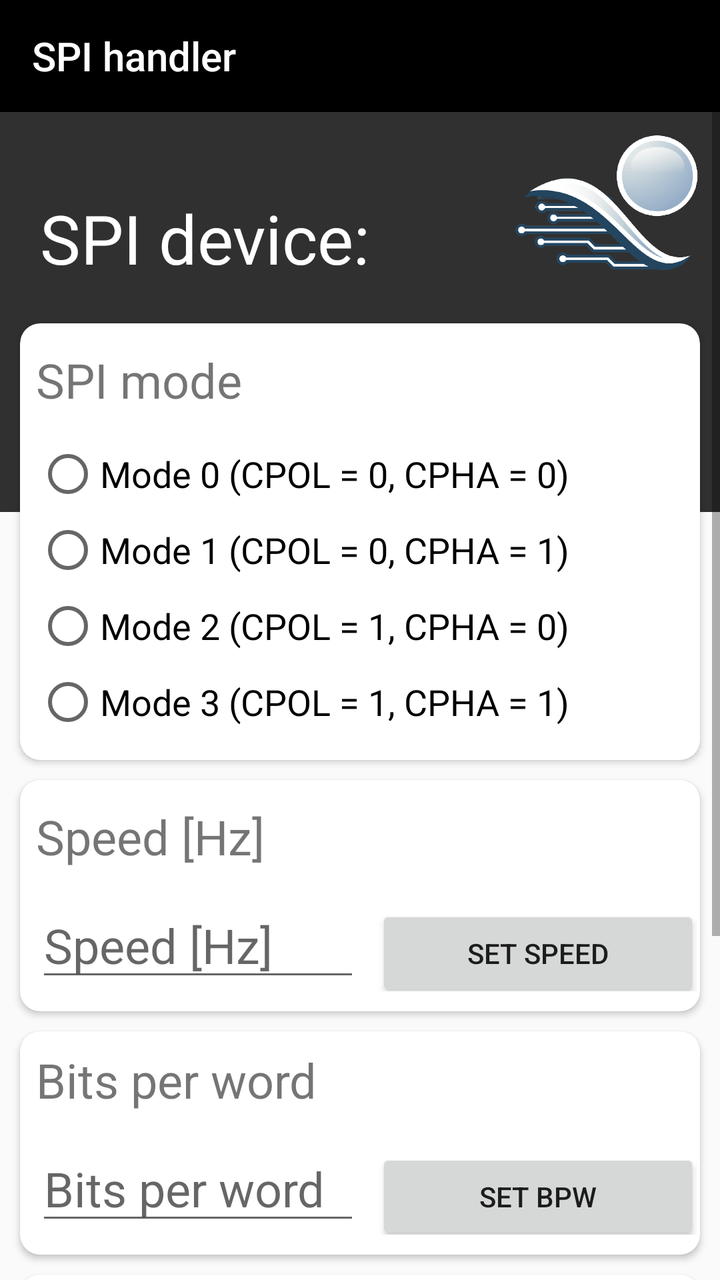
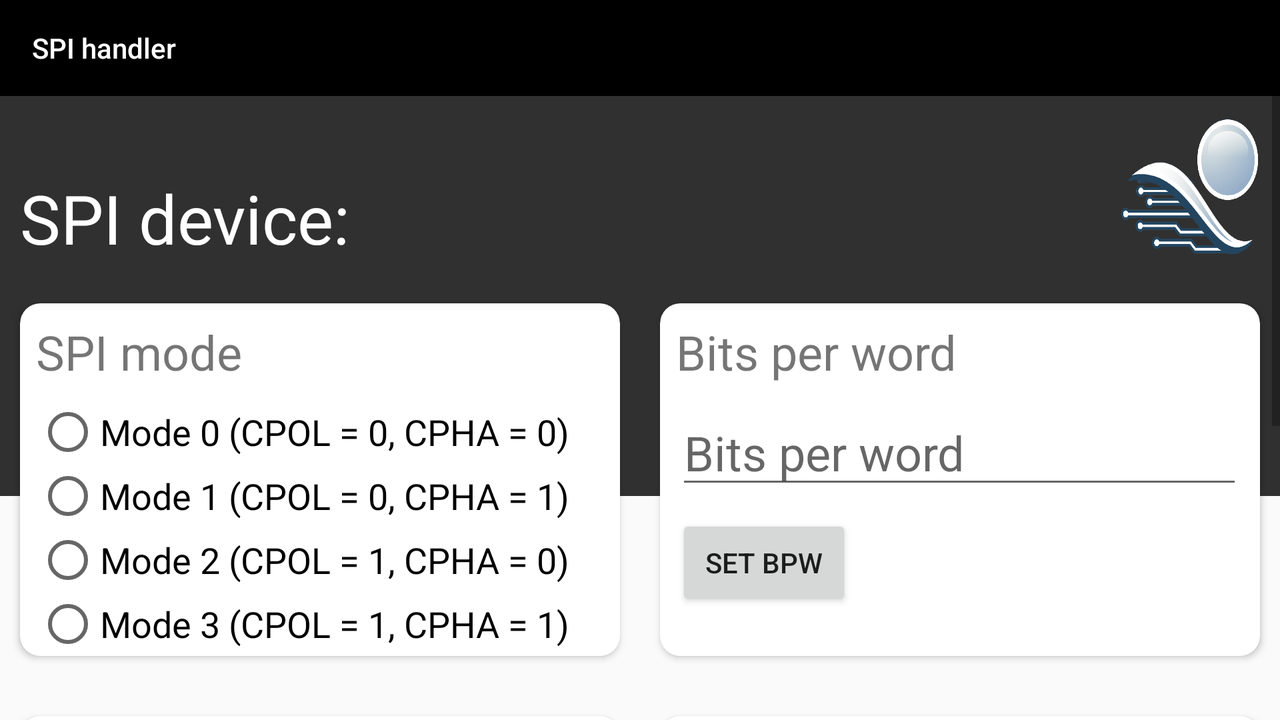

First picture: res/layout/ on a phone held upright. Second picture: the repository's own variant of that layout, on a device whose configuration matches the variant's folder. Source for both follows.
<!-- AndroidManifest.xml: application theme AppTheme -->
<!-- res/layout/activity_main.xml -->
<?xml version="1.0" encoding="utf-8"?>
<LinearLayout xmlns:android="http://schemas.android.com/apk/res/android"
    xmlns:app="http://schemas.android.com/apk/res-auto"
    android:layout_width="match_parent"
    android:layout_height="match_parent"
    android:orientation="vertical">


    <com.google.android.material.appbar.AppBarLayout
        android:layout_width="match_parent"
        android:layout_height="wrap_content"
        android:theme="@style/AppTheme.AppBarOverlay">


        <androidx.appcompat.widget.Toolbar
            android:id="@+id/toolbar"
            android:layout_width="match_parent"
            android:layout_height="?attr/actionBarSize"
            android:background="?attr/colorPrimaryDark"
            app:title="@string/app_name" />
    </com.google.android.material.appbar.AppBarLayout>

    <ScrollView
        xmlns:card_view="http://schemas.android.com/apk/res-auto"
        android:layout_width="match_parent"
        android:layout_height="match_parent"
        android:fillViewport="true"
        android:foregroundGravity="fill_vertical"
        android:scrollIndicators="right"
        android:scrollbarStyle="insideOverlay"
        android:scrollbars="vertical">

        <TableLayout
            android:id="@+id/tableLayout_0"
            android:layout_width="match_parent"
            android:layout_height="wrap_content"
            android:baselineAligned="false">

            <androidx.constraintlayout.widget.ConstraintLayout
                android:layout_width="match_parent"
                android:layout_height="200dp"
                android:background="#303030">

                <ImageView
                    android:layout_width="93dp"
                    android:layout_height="70dp"
                    android:layout_marginEnd="10dp"
                    android:layout_marginTop="10dp"
                    android:background="@drawable/kyn_logo"
                    app:layout_constraintEnd_toEndOf="parent"
                    app:layout_constraintTop_toTopOf="parent" />
            </androidx.constraintlayout.widget.ConstraintLayout>

            <TableRow
                android:layout_width="match_parent"
                android:layout_height="match_parent"
                android:layout_marginTop="-170dp">

                <TextView
                    android:id="@+id/devTxt"
                    android:layout_width="match_parent"
                    android:layout_height="wrap_content"
                    android:layout_marginStart="20dp"
                    android:layout_marginTop="10dp"
                    android:text="@string/spidev"
                    android:textAppearance="@style/TextAppearance.AppCompat.Display1"
                    android:textColor="@android:color/white" />
            </TableRow>

            <androidx.cardview.widget.CardView
                android:id="@+id/card_view_mode"
                android:layout_width="wrap_content"
                android:layout_height="wrap_content"
                android:layout_gravity="center"
                android:layout_marginEnd="10dp"
                android:layout_marginStart="10dp"
                android:layout_marginTop="20dp"
                card_view:cardCornerRadius="10dp"
                card_view:cardElevation="2dp">

                <TableLayout
                    android:id="@+id/tableLayout_1"
                    android:layout_width="match_parent"
                    android:layout_height="wrap_content"
                    android:baselineAligned="false"
                    android:paddingBottom="10dp">

                    <TableRow
                        android:layout_width="match_parent"
                        android:layout_height="match_parent">

                        <TextView
                            android:id="@+id/modeTxt"
                            android:layout_width="wrap_content"
                            android:layout_height="wrap_content"
                            android:layout_marginStart="8dp"
                            android:layout_marginTop="12dp"
                            android:text="@string/spi_mode"
                            android:textSize="24sp" />
                    </TableRow>

                    <TableRow
                        android:layout_width="match_parent"
                        android:layout_height="match_parent">

                        <RadioGroup
                            android:id="@+id/modeGroup"
                            android:layout_width="368dp"
                            android:layout_height="152dp"
                            android:layout_marginStart="8dp"
                            android:layout_marginTop="12dp">

                            <RadioButton
                                android:id="@+id/modeButton0"
                                android:layout_width="match_parent"
                                android:layout_height="wrap_content"
                                android:layout_weight="1"
                                android:text="@string/mode_0_cpol_0_cpha_0"
                                android:textSize="18sp" />

                            <RadioButton
                                android:id="@+id/modeButton1"
                                android:layout_width="match_parent"
                                android:layout_height="wrap_content"
                                android:layout_weight="1"
                                android:text="@string/mode_1_cpol_0_cpha_1"
                                android:textSize="18sp" />

                            <RadioButton
                                android:id="@+id/modeButton2"
                                android:layout_width="match_parent"
                                android:layout_height="wrap_content"
                                android:layout_weight="1"
                                android:text="@string/mode_2_cpol_1_cpha_0"
                                android:textSize="18sp" />

                            <RadioButton
                                android:id="@+id/modeButton3"
                                android:layout_width="match_parent"
                                android:layout_height="wrap_content"
                                android:layout_weight="1"
                                android:text="@string/mode_3_cpol_1_cpha_1"
                                android:textSize="18sp" />

                        </RadioGroup>
                    </TableRow>
                </TableLayout>
            </androidx.cardview.widget.CardView>

            <androidx.cardview.widget.CardView
                android:id="@+id/card_view_speed"
                android:layout_width="wrap_content"
                android:layout_height="wrap_content"
                android:layout_gravity="center"
                android:layout_marginEnd="10dp"
                android:layout_marginStart="10dp"
                android:layout_marginTop="10dp"
                card_view:cardCornerRadius="10dp"
                card_view:cardElevation="2dp">

                <TableLayout
                    android:id="@+id/tableLayout_2"
                    android:layout_width="match_parent"
                    android:layout_height="wrap_content"
                    android:baselineAligned="false"
                    android:paddingBottom="10dp">

                    <TableRow
                        android:layout_width="match_parent"
                        android:layout_height="match_parent">

                        <TextView
                            android:id="@+id/speedTxt"
                            android:layout_width="wrap_content"
                            android:layout_height="wrap_content"
                            android:layout_marginStart="8dp"
                            android:layout_marginTop="12dp"
                            android:layout_weight="1"
                            android:text="@string/speed_hz"
                            android:textSize="24sp" />
                    </TableRow>

                    <TableRow
                        android:layout_width="match_parent"
                        android:layout_height="match_parent">

                        <EditText
                            android:id="@+id/speedInput"
                            android:layout_width="0dp"
                            android:layout_height="wrap_content"
                            android:layout_marginStart="8dp"
                            android:layout_marginTop="12dp"
                            android:layout_weight="1"
                            android:ems="10"
                            android:hint="@string/speed_hz"
                            android:inputType="numberDecimal"
                            android:maxLength="10"
                            android:textSize="24sp" />

                        <Button
                            android:id="@+id/speedBtn"
                            android:layout_width="0dp"
                            android:layout_height="wrap_content"
                            android:layout_marginStart="8dp"
                            android:layout_marginTop="12dp"
                            android:layout_weight="1"
                            android:text="@string/set_speed" />
                    </TableRow>
                </TableLayout>
            </androidx.cardview.widget.CardView>

            <androidx.cardview.widget.CardView
                android:id="@+id/card_view_bpw"
                android:layout_width="wrap_content"
                android:layout_height="wrap_content"
                android:layout_gravity="center"
                android:layout_marginEnd="10dp"
                android:layout_marginStart="10dp"
                android:layout_marginTop="10dp"
                card_view:cardCornerRadius="10dp"
                card_view:cardElevation="2dp">

                <TableLayout
                    android:id="@+id/tableLayout_3"
                    android:layout_width="match_parent"
                    android:layout_height="wrap_content"
                    android:baselineAligned="false"
                    android:paddingBottom="10dp">

                    <TableRow
                        android:layout_width="match_parent"
                        android:layout_height="match_parent">

                        <TextView
                            android:id="@+id/bpwTxt"
                            android:layout_width="wrap_content"
                            android:layout_height="wrap_content"
                            android:layout_marginStart="8dp"
                            android:layout_marginTop="8dp"
                            android:text="@string/bits_per_word"
                            android:textSize="24sp" />
                    </TableRow>

                    <TableRow
                        android:layout_width="match_parent"
                        android:layout_height="match_parent">

                        <EditText
                            android:id="@+id/bpwInput"
                            android:layout_width="0dp"
                            android:layout_height="wrap_content"
                            android:layout_marginStart="8dp"
                            android:layout_marginTop="12dp"
                            android:layout_weight="1"
                            android:ems="10"
                            android:hint="@string/bits_per_word"
                            android:inputType="numberDecimal"
                            android:maxLength="3"
                            android:textSize="24sp" />

                        <Button
                            android:id="@+id/bpwBtn"
                            android:layout_width="0dp"
                            android:layout_height="wrap_content"
                            android:layout_marginStart="8dp"
                            android:layout_marginTop="12dp"
                            android:layout_weight="1"
                            android:text="@string/set_bpw" />
                    </TableRow>
                </TableLayout>
            </androidx.cardview.widget.CardView>

            <androidx.cardview.widget.CardView
                android:id="@+id/card_view_bjust"
                android:layout_width="wrap_content"
                android:layout_height="wrap_content"
                android:layout_gravity="center"
                android:layout_marginBottom="10dp"
                android:layout_marginEnd="10dp"
                android:layout_marginStart="10dp"
                android:layout_marginTop="10dp"
                card_view:cardCornerRadius="10dp"
                card_view:cardElevation="2dp">

                <TableLayout
                    android:id="@+id/tableLayout_4"
                    android:layout_width="match_parent"
                    android:layout_height="wrap_content"
                    android:baselineAligned="false"
                    android:paddingBottom="10dp">

                    <TableRow
                        android:layout_width="match_parent"
                        android:layout_height="match_parent">

                        <TextView
                            android:id="@+id/lsbTxt"
                            android:layout_width="wrap_content"
                            android:layout_height="wrap_content"
                            android:layout_marginStart="8dp"
                            android:layout_marginTop="8dp"
                            android:text="@string/bit_justification"
                            android:textSize="24sp" />
                    </TableRow>

                    <TableRow
                        android:layout_width="match_parent"
                        android:layout_height="match_parent">

                        <RadioGroup
                            android:id="@+id/lsbGroup"
                            android:layout_width="wrap_content"
                            android:layout_height="wrap_content"
                            android:layout_marginStart="8dp"
                            android:layout_marginTop="8dp">

                            <RadioButton
                                android:id="@+id/lsbFirst"
                                android:layout_width="wrap_content"
                                android:layout_height="wrap_content"
                                android:layout_weight="1"
                                android:text="@string/lsb_first" />

                            <RadioButton
                                android:id="@+id/msbFirst"
                                android:layout_width="wrap_content"
                                android:layout_height="wrap_content"
                                android:layout_weight="1"
                                android:text="@string/msb_first" />
                        </RadioGroup>
                    </TableRow>
                </TableLayout>
            </androidx.cardview.widget.CardView>

        </TableLayout>
    </ScrollView>
</LinearLayout>
<!-- resources referenced by this layout -->
<resources>
  <!-- drawable kyn_logo: png bitmap (drawable, 53495 bytes) -->
  <string name="app_name">SPI handler</string>
  <string name="bit_justification">Bit justification</string>
  <string name="bits_per_word">Bits per word</string>
  <string name="lsb_first">LSB first</string>
  <string name="mode_0_cpol_0_cpha_0">Mode 0 (CPOL = 0, CPHA = 0)</string>
  <string name="mode_1_cpol_0_cpha_1">Mode 1 (CPOL = 0, CPHA = 1)</string>
  <string name="mode_2_cpol_1_cpha_0">Mode 2 (CPOL = 1, CPHA = 0)</string>
  <string name="mode_3_cpol_1_cpha_1">Mode 3 (CPOL = 1, CPHA = 1)</string>
  <string name="msb_first">MSB first</string>
  <string name="set_bpw">set bpw</string>
  <string name="set_speed">Set speed</string>
  <string name="speed_hz">Speed [Hz]</string>
  <string name="spi_mode">SPI mode</string>
  <string name="spidev">SPI device:</string>
  <style name="AppTheme.AppBarOverlay" parent="ThemeOverlay.AppCompat.Dark.ActionBar" />
  <style name="AppTheme" parent="Theme.AppCompat.Light.NoActionBar">
          
          <item name="colorAccent">@color/colorAccent</item>
          <item name="colorPrimary">@color/colorPrimary</item>
          <item name="colorPrimaryDark">@color/colorPrimaryDark</item>
      </style>
  <color name="colorAccent">#719cc1</color>
  <color name="colorPrimary">#000317</color>
  <color name="colorPrimaryDark">#000000</color>
</resources>
<!-- res/layout-land/activity_main.xml (the repository's variant of the layout above) -->
<!-- drawn on the phone turned sideways -->
<?xml version="1.0" encoding="utf-8"?>
<LinearLayout xmlns:android="http://schemas.android.com/apk/res/android"
    xmlns:app="http://schemas.android.com/apk/res-auto"
    android:layout_width="match_parent"
    android:layout_height="match_parent"
    android:orientation="vertical">

    <com.google.android.material.appbar.AppBarLayout
        android:layout_width="match_parent"
        android:layout_height="wrap_content"
        android:theme="@style/AppTheme.AppBarOverlay">

        <androidx.appcompat.widget.Toolbar
            android:id="@+id/toolbar"
            android:layout_width="match_parent"
            android:layout_height="?attr/actionBarSize"
            android:background="?attr/colorPrimaryDark"
            app:title="@string/app_name" />
    </com.google.android.material.appbar.AppBarLayout>

    <ScrollView xmlns:android="http://schemas.android.com/apk/res/android"
        xmlns:app="http://schemas.android.com/apk/res-auto"
        xmlns:card_view="http://schemas.android.com/apk/res-auto"
        android:layout_width="match_parent"
        android:layout_height="match_parent"
        android:scrollIndicators="right"
        android:scrollbarStyle="insideOverlay"
        android:scrollbars="vertical">

        <TableLayout
            android:id="@+id/linearLayout"
            android:layout_width="match_parent"
            android:layout_height="wrap_content"
            android:baselineAligned="false">

            <androidx.constraintlayout.widget.ConstraintLayout
                android:layout_width="match_parent"
                android:layout_height="200dp"
                android:background="#303030">

                <ImageView
                    android:layout_width="70dp"
                    android:layout_height="70dp"
                    android:layout_marginEnd="10dp"
                    android:layout_marginTop="10dp"
                    android:background="@drawable/kyn_logo"
                    app:layout_constraintEnd_toEndOf="parent"
                    app:layout_constraintTop_toTopOf="parent" />
            </androidx.constraintlayout.widget.ConstraintLayout>

            <TableRow
                android:layout_width="match_parent"
                android:layout_height="match_parent"
                android:layout_marginTop="-170dp">

                <TextView
                    android:id="@+id/devTxt"
                    android:layout_width="wrap_content"
                    android:layout_height="wrap_content"
                    android:layout_marginEnd="8dp"
                    android:layout_marginStart="10dp"
                    android:layout_marginTop="8dp"
                    android:text="@string/spidev"
                    android:textAppearance="@style/TextAppearance.AppCompat.Display1"
                    android:textColor="@android:color/white" />

            </TableRow>

            <TableRow
                android:layout_width="match_parent"
                android:layout_height="wrap_content">

                <androidx.cardview.widget.CardView
                    android:id="@+id/card_view_row1_col1"
                    android:layout_width="0dp"
                    android:layout_height="match_parent"
                    android:layout_gravity="center"
                    android:layout_marginBottom="20dp"
                    android:layout_marginEnd="10dp"
                    android:layout_marginStart="10dp"
                    android:layout_marginTop="20dp"
                    android:layout_weight="1"
                    card_view:cardCornerRadius="10dp"
                    card_view:cardElevation="2dp">

                    <LinearLayout
                        android:layout_width="wrap_content"
                        android:layout_height="wrap_content"
                        android:orientation="vertical">

                        <TextView
                            android:id="@+id/modeTxt"
                            android:layout_width="wrap_content"
                            android:layout_height="wrap_content"
                            android:layout_marginStart="8dp"
                            android:layout_marginTop="8dp"
                            android:text="@string/spi_mode"
                            android:textSize="24sp" />

                        <RadioGroup
                            android:id="@+id/modeGroup"
                            android:layout_width="wrap_content"
                            android:layout_height="wrap_content"
                            android:layout_marginStart="8dp"
                            android:layout_marginTop="8dp">

                            <RadioButton
                                android:id="@+id/modeButton0"
                                android:layout_width="match_parent"
                                android:layout_height="wrap_content"
                                android:layout_weight="1"
                                android:text="@string/mode_0_cpol_0_cpha_0"
                                android:textSize="18sp" />

                            <RadioButton
                                android:id="@+id/modeButton1"
                                android:layout_width="match_parent"
                                android:layout_height="wrap_content"
                                android:layout_weight="1"
                                android:text="@string/mode_1_cpol_0_cpha_1"
                                android:textSize="18sp" />

                            <RadioButton
                                android:id="@+id/modeButton2"
                                android:layout_width="match_parent"
                                android:layout_height="wrap_content"
                                android:layout_weight="1"
                                android:text="@string/mode_2_cpol_1_cpha_0"
                                android:textSize="18sp" />

                            <RadioButton
                                android:id="@+id/modeButton3"
                                android:layout_width="match_parent"
                                android:layout_height="wrap_content"
                                android:layout_weight="1"
                                android:text="@string/mode_3_cpol_1_cpha_1"
                                android:textSize="18sp" />
                        </RadioGroup>
                    </LinearLayout>
                </androidx.cardview.widget.CardView>

                <androidx.cardview.widget.CardView
                    android:id="@+id/card_view_row1_col2"
                    android:layout_width="0dp"
                    android:layout_height="match_parent"
                    android:layout_gravity="center"
                    android:layout_marginBottom="20dp"
                    android:layout_marginEnd="10dp"
                    android:layout_marginStart="10dp"
                    android:layout_marginTop="20dp"
                    android:layout_weight="1"
                    card_view:cardCornerRadius="10dp"
                    card_view:cardElevation="2dp">

                    <LinearLayout
                        android:layout_width="wrap_content"
                        android:layout_height="wrap_content"
                        android:orientation="vertical">

                        <TextView
                            android:id="@+id/BpwTxt"
                            android:layout_width="wrap_content"
                            android:layout_height="wrap_content"
                            android:layout_marginStart="8dp"
                            android:layout_marginTop="8dp"
                            android:text="@string/bits_per_word"
                            android:textSize="24sp" />

                        <EditText
                            android:id="@+id/bpwInput"
                            android:layout_width="wrap_content"
                            android:layout_height="wrap_content"
                            android:layout_marginStart="8dp"
                            android:layout_marginTop="8dp"
                            android:ems="10"
                            android:hint="@string/bits_per_word"
                            android:inputType="numberDecimal"
                            android:maxLength="3"
                            android:textSize="24sp" />

                        <Button
                            android:id="@+id/bpwBtn"
                            android:layout_width="wrap_content"
                            android:layout_height="wrap_content"
                            android:layout_marginStart="8dp"
                            android:layout_marginTop="8dp"
                            android:text="@string/set_bpw" />
                    </LinearLayout>

                </androidx.cardview.widget.CardView>
            </TableRow>

            <TableRow
                android:layout_width="match_parent"
                android:layout_height="wrap_content">

                <androidx.cardview.widget.CardView
                    android:id="@+id/card_view_speed_col1"
                    android:layout_width="0dp"
                    android:layout_height="match_parent"
                    android:layout_gravity="center"
                    android:layout_marginBottom="10dp"
                    android:layout_marginEnd="10dp"
                    android:layout_marginStart="10dp"
                    android:layout_marginTop="10dp"
                    android:layout_weight="1"
                    card_view:cardCornerRadius="10dp"
                    card_view:cardElevation="2dp">

                    <LinearLayout
                        android:layout_width="wrap_content"
                        android:layout_height="wrap_content"
                        android:orientation="vertical">

                        <TextView
                            android:id="@+id/LsbTxt"
                            android:layout_width="wrap_content"
                            android:layout_height="wrap_content"
                            android:layout_marginStart="8dp"
                            android:layout_marginTop="8dp"
                            android:layout_weight="1"
                            android:text="@string/bit_justification"
                            android:textSize="24sp" />

                        <RadioGroup
                            android:id="@+id/lsbGroup"
                            android:layout_width="wrap_content"
                            android:layout_height="wrap_content"
                            android:layout_marginStart="8dp"
                            android:layout_marginTop="8dp"
                            android:layout_weight="2">

                            <RadioButton
                                android:id="@+id/lsbFirst"
                                android:layout_width="wrap_content"
                                android:layout_height="wrap_content"
                                android:layout_weight="1"
                                android:text="@string/lsb_first" />

                            <RadioButton
                                android:id="@+id/msbFirst"
                                android:layout_width="wrap_content"
                                android:layout_height="wrap_content"
                                android:layout_weight="1"
                                android:text="@string/msb_first" />
                        </RadioGroup>

                    </LinearLayout>
                </androidx.cardview.widget.CardView>

                <androidx.cardview.widget.CardView
                    android:id="@+id/card_view_speed_col2"
                    android:layout_width="0dp"
                    android:layout_height="match_parent"
                    android:layout_gravity="center"
                    android:layout_marginBottom="10dp"
                    android:layout_marginEnd="10dp"
                    android:layout_marginStart="10dp"
                    android:layout_marginTop="10dp"
                    android:layout_weight="1"
                    card_view:cardCornerRadius="10dp"
                    card_view:cardElevation="2dp">

                    <LinearLayout
                        android:layout_width="wrap_content"
                        android:layout_height="wrap_content"
                        android:orientation="vertical">

                        <TextView
                            android:id="@+id/speedTxt"
                            android:layout_width="wrap_content"
                            android:layout_height="wrap_content"
                            android:layout_marginStart="8dp"
                            android:layout_marginTop="8dp"
                            android:layout_weight="1"
                            android:text="@string/speed_hz"
                            android:textSize="24sp" />

                        <EditText
                            android:id="@+id/speedInput"
                            android:layout_width="wrap_content"
                            android:layout_height="wrap_content"
                            android:layout_marginStart="8dp"
                            android:layout_marginTop="8dp"
                            android:layout_weight="1"
                            android:ems="10"
                            android:hint="@string/speed_hz"
                            android:inputType="numberDecimal"
                            android:maxLength="10"
                            android:textSize="24sp" />

                        <Button
                            android:id="@+id/speedBtn"
                            android:layout_width="wrap_content"
                            android:layout_height="wrap_content"
                            android:layout_marginStart="8dp"
                            android:layout_marginTop="8dp"
                            android:layout_weight="1"
                            android:text="@string/set_speed" />
                    </LinearLayout>
                </androidx.cardview.widget.CardView>

            </TableRow>

        </TableLayout>
    </ScrollView>
</LinearLayout>
